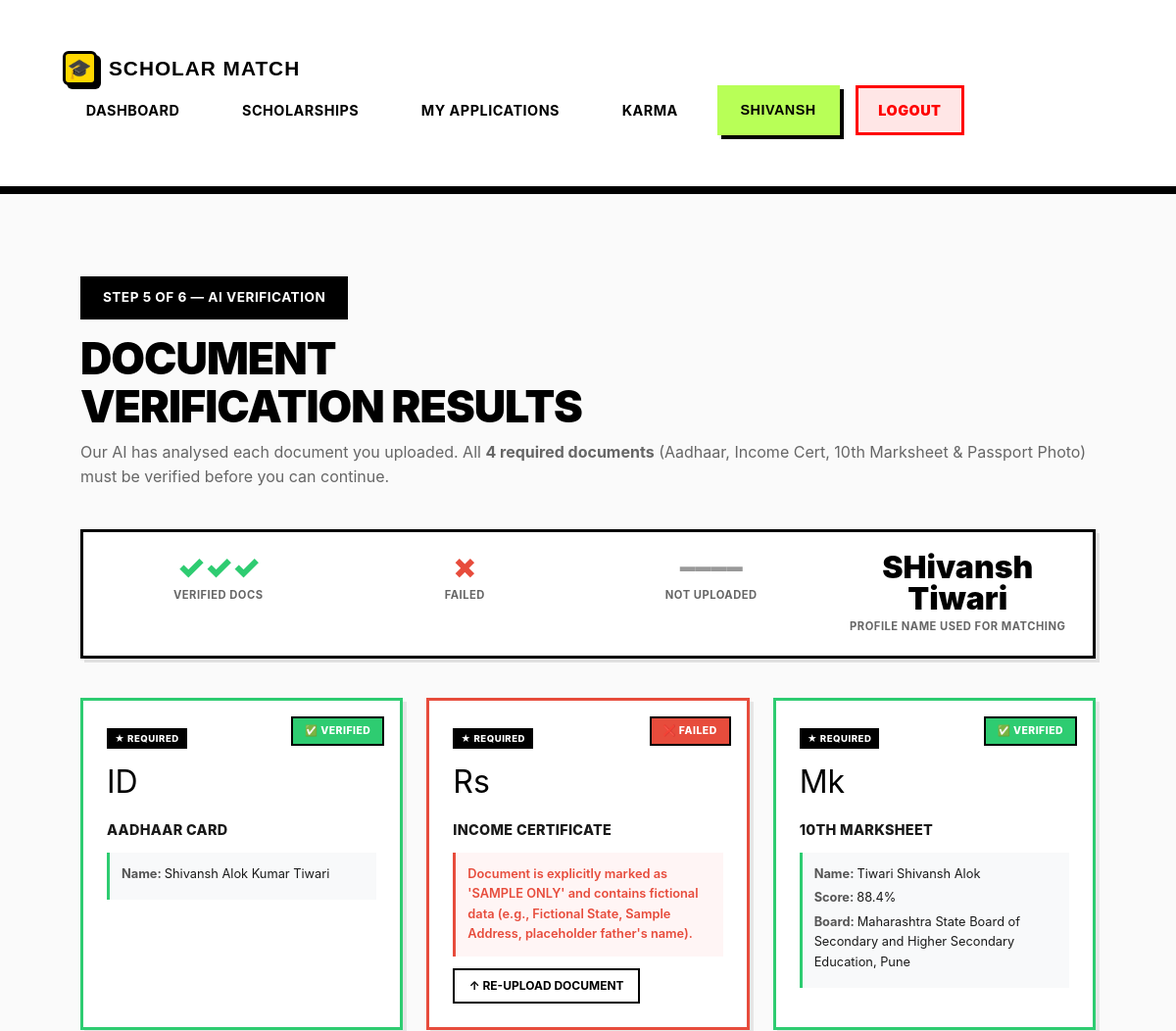
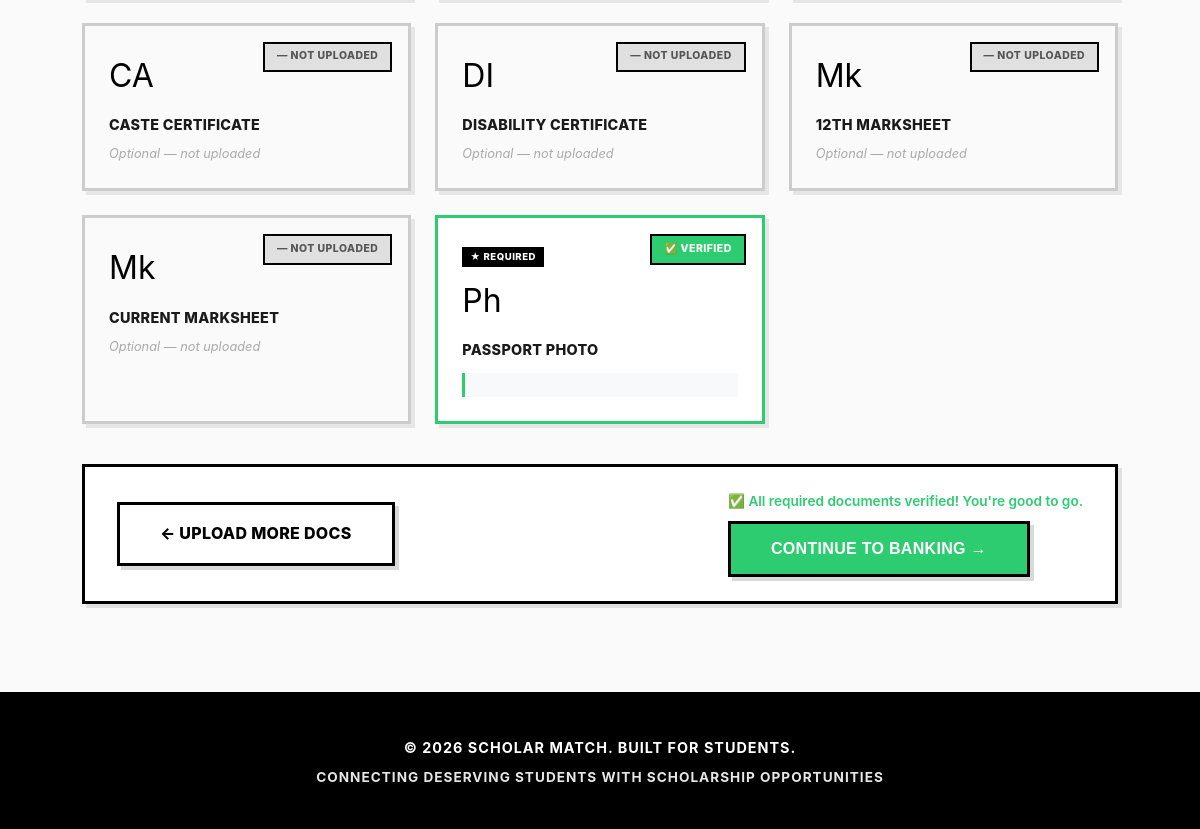
The page /accounts/otr/step5/status/ (signed in) on the database its author committed (2 pictures, top to bottom).
### users/models.py (models this page shows, shortened)
class User(AbstractUser):
    is_student = models.BooleanField(default=True)
    is_moderator = models.BooleanField(default=False)
    is_organization = models.BooleanField(default=False)

class StudentDocument(models.Model):
    DOCUMENT_TYPES = [
        ('aadhaar', 'Aadhaar Card'),
        ('income_cert', 'Income Certificate'),
        ('caste_cert', 'Caste Certificate'),
        ('disability_cert', 'Disability Certificate'),
        ('marksheet_10', '10th Marksheet'),
        ('marksheet_12', '12th Marksheet'),
        ('current_marksheet', 'Current Semester/Year Marksheet'),
        ('bank_passbook', 'Bank Passbook'),
        ('photo', 'Passport Photo'),
        ('other', 'Other Document'),
    ]
    student = models.ForeignKey(StudentProfile, on_delete=models.CASCADE, related_name='documents')
    document_type = models.CharField(max_length=50, choices=DOCUMENT_TYPES)
    file = models.FileField(upload_to='student_documents/%Y/%m/')
    uploaded_at = models.DateTimeField(auto_now_add=True)
    is_verified = models.BooleanField(default=False)
    notes = models.TextField(blank=True)
    VERIFICATION_STATUS_CHOICES = [
        ('pending', 'Pending Verification'),
        ('verified', 'Verified'),
        ('failed', 'Verification Failed'),
        ('not_applicable', 'Not Required'),
    ]
    verification_status = models.CharField(
        max_length=20,
        choices=VERIFICATION_STATUS_CHOICES,
        default='pending'
    )
    verification_result = models.JSONField(null=True, blank=True)
    class Meta:
        unique_together = ['student', 'document_type']  # One document of each type per student

class StudentProfile(models.Model):
    user = models.OneToOneField(User, on_delete=models.CASCADE, primary_key=True)
    full_name = models.CharField(max_length=150)
    dob = models.DateField(null=True, blank=True, verbose_name="Date of Birth")
    gender = models.CharField(max_length=10, choices=[('Male', 'Male'), ('Female', 'Female'), ('Other', 'Other')], blank=True)
    father_name = models.CharField(max_length=150, blank=True)
    mother_name = models.CharField(max_length=150, blank=True)
    annual_income = models.DecimalField(max_digits=10, decimal_places=2, null=True, blank=True)
    caste_category = models.CharField(max_length=50, choices=[
        ('General', 'General'),
        ('OBC', 'OBC'),
        ('SC', 'SC'),
        ('ST', 'ST'),
        ('EWS', 'EWS')
    ], blank=True)
    is_disabled = models.BooleanField(default=False, verbose_name="Person with Disability")
    phone = models.CharField(max_length=15, blank=True)
    address = models.TextField(blank=True)
    pin_code = models.CharField(max_length=10, blank=True)
    city = models.CharField(max_length=100, blank=True)
    state = models.CharField(max_length=100, blank=True)
    aadhaar_number = models.CharField(max_length=12, blank=True, unique=True, null=True, help_text="12-digit Aadhaar number")
    bank_account_number = models.CharField(max_length=20, blank=True)
    bank_ifsc_code = models.CharField(max_length=11, blank=True, verbose_name="IFSC Code")
    bank_name = models.CharField(max_length=100, blank=True)
    otr_completed = models.BooleanField(default=False, help_text="Has student completed OTR?")
    otr_step = models.IntegerField(default=1, help_text="Current OTR step (1-7)")
    profile_completion = models.IntegerField(default=0, help_text="Profile completion percentage")
    total_karma_points = models.IntegerField(default=0, help_text="Total karma points balance")
    karma_rank = models.IntegerField(null=True, blank=True, help_text="Rank on leaderboard")
    verified_scholar_badge = models.BooleanField(default=False, help_text="Has purchased verified scholar badge")
    created_at = models.DateTimeField(auto_now_add=True)

### users/otr_views.py (the view, shortened to what this page needs)
# urls.py: path('otr/step5/status/', otr_views.otr_step5_status, name='otr_step5_status'),
@login_required
def otr_step5_status(request):
    profile = request.user.studentprofile
    all_docs = profile.documents.all()
    docs_by_type = {doc.document_type: doc for doc in all_docs}
    doc_display_info = [
        {'type': 'aadhaar',          'label': 'Aadhaar Card',           'icon': 'ID', 'required': True},
        {'type': 'income_cert',       'label': 'Income Certificate',     'icon': 'Rs', 'required': True},
        {'type': 'marksheet_10',      'label': '10th Marksheet',         'icon': 'Mk', 'required': True},
        {'type': 'caste_cert',        'label': 'Caste Certificate',      'icon': 'CA', 'required': False},
        {'type': 'disability_cert',   'label': 'Disability Certificate', 'icon': 'DI', 'required': False},
        {'type': 'marksheet_12',      'label': '12th Marksheet',         'icon': 'Mk', 'required': False},
        {'type': 'current_marksheet', 'label': 'Current Marksheet',      'icon': 'Mk', 'required': False},
        {'type': 'photo',             'label': 'Passport Photo',         'icon': 'Ph', 'required': True},
    ]
    for item in doc_display_info:
        doc = docs_by_type.get(item['type'])
        item['doc'] = doc
        item['status'] = doc.verification_status if doc else 'not_uploaded'
        item['result'] = (doc.verification_result or {}) if doc else {}
    all_required_verified = all(
        docs_by_type.get(t) and docs_by_type[t].is_verified for t in REQUIRED_DOCS
    )
    return render(request, 'users/otr/step5_verify_status.html', {
        'profile': profile,
        'doc_display_info': doc_display_info,
        'all_required_verified': all_required_verified,
        'required_doc_types': REQUIRED_DOCS,
        'step': 5,
    })

### users/templates/users/otr/step5_verify_status.html (shortened to what this page needs)
{% extends 'base.html' %}
{% block content %}
<div class="verify-container">
    <div class="page-header">
        <div class="step-badge">STEP 5 OF 6 — AI VERIFICATION</div>
        <h1 class="page-title">DOCUMENT<br>VERIFICATION RESULTS</h1>
        <p class="page-subtitle">Our AI has analysed each document you uploaded. All <strong>4 required documents</strong> (Aadhaar, Income Cert, 10th Marksheet &amp; Passport Photo) must be verified before you can continue.</p>
    </div>
    <div class="summary-bar">
        <div class="summary-stat">
            <div class="summary-num num-green">{% for item in doc_display_info %}{% if item.status == 'verified' %}✓{% endif %}{% endfor %}</div>
            <div class="summary-label">Verified Docs</div>
        </div>
        <div class="summary-stat">
            <div class="summary-num num-red">{% for item in doc_display_info %}{% if item.status == 'failed' %}✗{% endif %}{% endfor %}</div>
            <div class="summary-label">Failed</div>
        </div>
        <div class="summary-stat">
            <div class="summary-num num-gray">{% for item in doc_display_info %}{% if item.status == 'not_uploaded' %}–{% endif %}{% endfor %}</div>
            <div class="summary-label">Not Uploaded</div>
        </div>
        <div class="summary-stat">
            <div class="summary-num">{{ profile.full_name }}</div>
            <div class="summary-label">Profile Name Used for Matching</div>
        </div>
    </div>
    <div class="doc-grid">
        {% for item in doc_display_info %}
        <div class="doc-card {{ item.status }}">
            <span class="status-pill pill-{{ item.status }}">{% if item.status == 'verified' %}✅ Verified{% elif item.status == 'failed' %}❌ Failed{% elif item.status == 'pending' %}⏳ Pending{% else %}— Not Uploaded{% endif %}</span>
            {% if item.required %}
            <span class="required-tag">★ Required</span><br>
            {% endif %}
            <span class="doc-icon">{{ item.icon }}</span>
            <div class="doc-name">{{ item.label }}</div>
            {% if item.status == 'verified' %}
            <div class="extracted-info">
                {% if item.result.extracted_name %}
                <div class="info-row"><span class="info-label">Name: </span><span class="info-val">{{ item.result.extracted_name }}</span></div>
                {% endif %}
                {% if item.result.percentage %}
                <div class="info-row"><span class="info-label">Score: </span><span class="info-val">{{ item.result.percentage }}%</span></div>
                {% endif %}
                {% if item.result.board_name %}
                <div class="info-row"><span class="info-label">Board: </span><span class="info-val">{{ item.result.board_name }}</span></div>
                {% endif %}
            </div>
            {% elif item.status == 'failed' %}
            {% if item.result.rejection_reason %}
            <div class="rejection-box">{{ item.result.rejection_reason }}</div>
            {% endif %}
            <a href="{% url 'otr_step5' %}" class="reupload-btn">↑ Re-upload Document</a>
            {% elif item.status == 'not_uploaded' %}
            {% if item.required %}
            <div class="rejection-box">This document is required. Please upload it.</div>
            <a href="{% url 'otr_step5' %}" class="reupload-btn">↑ Upload Now</a>
            {% else %}
            <p class="not-uploaded-msg">Optional — not uploaded</p>
            {% endif %}
            {% endif %}
        </div>
        {% endfor %}
    </div>
    <div class="action-bar">
        <a href="{% url 'otr_step5' %}" class="btn-back">← Upload More Docs</a>
        <div>
            {% if all_required_verified %}
            <p class="proceed-info ready">✅ All required documents verified! You're good to go.</p>
            <form method="post" style="margin-top: 0.5rem;">
                <button type="submit" name="action" value="proceed" class="btn-proceed">Continue to Banking →</button>
            </form>
            {% else %}
            <p class="proceed-info">❌ Verify all 4 required docs (Aadhaar, Income Cert, 10th Marksheet &amp; Passport Photo) to continue.</p>
            <button class="btn-proceed-disabled" disabled>Continue to Banking →</button>
            {% endif %}
        </div>
    </div>
</div>
{% endblock %}

### templates/base.html (shortened to what this page needs)
<!DOCTYPE html>
<html lang="en">
<head>
</head>
<body>
    <nav>
        <div class="container">
            <a href="/" class="logo">
                <div class="logo-icon">🎓</div>
                <span>Scholar Match</span>
            </a>
            <ul>
                {% if user.is_authenticated %}
                {% if user.is_student %}
                <li><a href="{% url 'student_dashboard' %}">Dashboard</a></li>
                <li><a href="{% url 'scholarships:scholarship_list' %}">Scholarships</a></li>
                <li><a href="{% url 'applications:my_applications' %}">My Applications</a></li>
                <li><a href="{% url 'karma:karma_dashboard' %}">Karma</a></li>
                {% elif user.is_organization %}
                <li><a href="{% url 'funder_portal:funder_dashboard' %}">Dashboard</a></li>
                <li><a href="{% url 'funder_portal:create_scholarship' %}">Create Scholarship</a></li>
                <li><a href="{% url 'funder_portal:view_applications' %}">Applications</a></li>
                {% elif user.is_moderator %}
                <li><a href="{% url 'moderator_dashboard' %}">Dashboard</a></li>
                <li><a href="{% url 'moderator_add_scholarship' %}">Add Scholarship</a></li>
                <li><a href="{% url 'karma:moderator_overview' %}">Karma Review</a></li>
                {% endif %}
                <li>
                    <span class="user-info">{{ user.username }}</span>
                </li>
                <li><a href="{% url 'logout' %}" class="logout-btn">Logout</a></li>
                {% else %}
                <li><a href="{% url 'login' %}">Login</a></li>
                {% endif %}
            </ul>
        </div>
    </nav>
    <div class="container">
        {% block content %}
        {% endblock %}
    </div>
    <footer>
        <p>&copy; 2026 Scholar Match. Built for Students.</p>
        <p style="margin-top: 0.5rem; font-size: 0.85rem; opacity: 0.9;">Connecting Deserving Students with Scholarship
            Opportunities</p>
    </footer>
</body>
</html>

### templates/base.html (style rules this page uses)
* { margin: 0; padding: 0; box-sizing: border-box; }
:root { --primary-yellow: #FFD700; --neon-green: #B8FF57; --bright-blue: #0066FF; --black: #000000; --white: #FFFFFF; --light-gray: #f5f5f5; --text-gray: #666666; --border-black: #000000; --shadow-black: #000000; --bright-red: #FF0000; --bright-green: #00CC00; --bright-purple: #B8A4FF; --bright-orange: #FFA04A; }
body { font-family: 'Arial', 'Helvetica Neue', sans-serif; background: var(--light-gray); background-image: radial-gradient(circle, #d0d0d0 1px, transparent 1px); background-size: 20px 20px; color: var(--black); line-height: 1.6; min-height: 100vh; display: flex; flex-direction: column; }
nav { background: var(--white); border-bottom: 4px solid var(--black); padding: 0.75rem 2rem; box-shadow: 0 4px 0 var(--black); position: sticky; top: 0; z-index: 1000; }
nav .container { max-width: 1400px; margin: 0 auto; display: flex; justify-content: space-between; align-items: center; flex-wrap: wrap; }
nav .logo { color: var(--black); font-size: 1.3rem; font-weight: 900; text-decoration: none; display: flex; align-items: center; gap: 0.75rem; transition: all 0.2s ease; text-transform: uppercase; letter-spacing: 1px; font-family: 'Arial Black', sans-serif; }
nav .logo-icon { width: 35px; height: 35px; background: var(--primary-yellow); border: 3px solid var(--black); border-radius: 6px; display: flex; align-items: center; justify-content: center; font-size: 20px; box-shadow: 4px 4px 0 var(--black); }
nav ul { list-style: none; display: flex; gap: 1rem; align-items: center; flex-wrap: wrap; }
nav ul li a, nav ul li .user-info { color: var(--black); text-decoration: none; padding: 0.7rem 1.3rem; border-radius: 0; transition: all 0.2s ease; font-weight: 700; font-size: 0.9rem; display: block; text-transform: uppercase; letter-spacing: 0.5px; border: 3px solid transparent; }
nav .user-info { background: var(--neon-green); border: 3px solid var(--black); color: var(--black); padding: 0.7rem 1.5rem; font-weight: 900; box-shadow: 4px 4px 0 var(--black); font-family: 'Arial Black', sans-serif; }
nav .logout-btn { background: #FFE6E6; border: 3px solid var(--bright-red); color: var(--bright-red); font-weight: 900; }
.container { max-width: 1400px; margin: 0 auto; padding: 2.5rem 2rem; flex: 1; }
footer { background: var(--black); color: var(--white); text-align: center; padding: 2.5rem 2rem; margin-top: auto; border-top: 4px solid var(--black); }
footer p { font-weight: 700; text-transform: uppercase; letter-spacing: 1px; font-size: 0.9rem; }

### rows shown on the page
User: username "SHIVANSH"
StudentDocument: verification_status "✅ VERIFIED", shows "★ REQUIRED", icon "ID", label "AADHAAR CARD", result.extracted_name "Shivansh Alok Kumar Tiwari"
StudentDocument: verification_status "✅ VERIFIED", shows "★ REQUIRED", icon "Mk", label "10TH MARKSHEET", result.extracted_name "Tiwari Shivansh Alok", result.percentage "88.4", result.board_name "Maharashtra State Board of Secondary and Higher Secondary Education, Pune"
StudentDocument: verification_status "✅ VERIFIED", shows "★ REQUIRED", icon "Ph", label "PASSPORT PHOTO"
StudentDocument: verification_status "❌ FAILED", shows "★ REQUIRED", icon "Rs", label "INCOME CERTIFICATE", result.rejection_reason "Document is explicitly marked as 'SAMPLE ONLY' and contains fictional data (e.g., Fictional State, Sample Address, placeholder father's name)."
StudentProfile: full_name "SHivansh Tiwari"

### other values the page prints
{{ item.icon }} "CA" "DI" "Mk" "Mk"
{{ item.label }} "CASTE CERTIFICATE" "DISABILITY CERTIFICATE" "12TH MARKSHEET" "CURRENT MARKSHEET"
